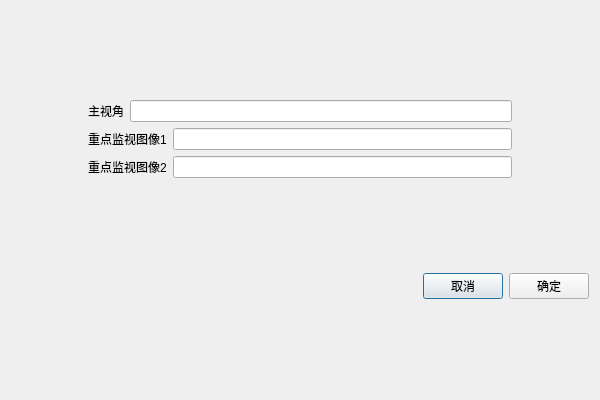
<?xml version="1.0" encoding="UTF-8"?>
<ui version="4.0">
 <class>ImageStoreClass</class>
 <widget class="QDialog" name="ImageStoreClass">
  <property name="geometry">
   <rect>
    <x>0</x>
    <y>0</y>
    <width>600</width>
    <height>400</height>
   </rect>
  </property>
  <property name="windowTitle">
   <string>ImageStore</string>
  </property>
  <layout class="QGridLayout" name="gridLayout_2" rowstretch="5,1" columnstretch="1,6,1">
   <item row="0" column="0">
    <spacer name="horizontalSpacer">
     <property name="orientation">
      <enum>Qt::Horizontal</enum>
     </property>
     <property name="sizeHint" stdset="0">
      <size>
       <width>68</width>
       <height>20</height>
      </size>
     </property>
    </spacer>
   </item>
   <item row="0" column="1">
    <layout class="QGridLayout" name="gridLayout">
     <item row="0" column="0">
      <layout class="QHBoxLayout" name="horizontalLayout_2">
       <item>
        <widget class="QLabel" name="label">
         <property name="text">
          <string>主视角</string>
         </property>
        </widget>
       </item>
       <item>
        <widget class="QLineEdit" name="lineEdit"/>
       </item>
      </layout>
     </item>
     <item row="1" column="0">
      <layout class="QHBoxLayout" name="horizontalLayout_3">
       <item>
        <widget class="QLabel" name="label_2">
         <property name="text">
          <string>重点监视图像1</string>
         </property>
        </widget>
       </item>
       <item>
        <widget class="QLineEdit" name="lineEdit_2"/>
       </item>
      </layout>
     </item>
     <item row="2" column="0">
      <layout class="QHBoxLayout" name="horizontalLayout_4">
       <item>
        <widget class="QLabel" name="label_3">
         <property name="text">
          <string>重点监视图像2</string>
         </property>
        </widget>
       </item>
       <item>
        <widget class="QLineEdit" name="lineEdit_3"/>
       </item>
      </layout>
     </item>
    </layout>
   </item>
   <item row="0" column="2">
    <spacer name="horizontalSpacer_2">
     <property name="orientation">
      <enum>Qt::Horizontal</enum>
     </property>
     <property name="sizeHint" stdset="0">
      <size>
       <width>68</width>
       <height>20</height>
      </size>
     </property>
    </spacer>
   </item>
   <item row="1" column="0" colspan="3">
    <layout class="QHBoxLayout" name="horizontalLayout">
     <item>
      <spacer name="horizontalSpacer_3">
       <property name="orientation">
        <enum>Qt::Horizontal</enum>
       </property>
       <property name="sizeHint" stdset="0">
        <size>
         <width>40</width>
         <height>20</height>
        </size>
       </property>
      </spacer>
     </item>
     <item>
      <widget class="QPushButton" name="pushButton">
       <property name="text">
        <string>取消</string>
       </property>
      </widget>
     </item>
     <item>
      <widget class="QPushButton" name="pushButton_2">
       <property name="text">
        <string>确定</string>
       </property>
      </widget>
     </item>
    </layout>
   </item>
  </layout>
 </widget>
 <layoutdefault spacing="6" margin="11"/>
 <resources/>
 <connections/>
</ui>
